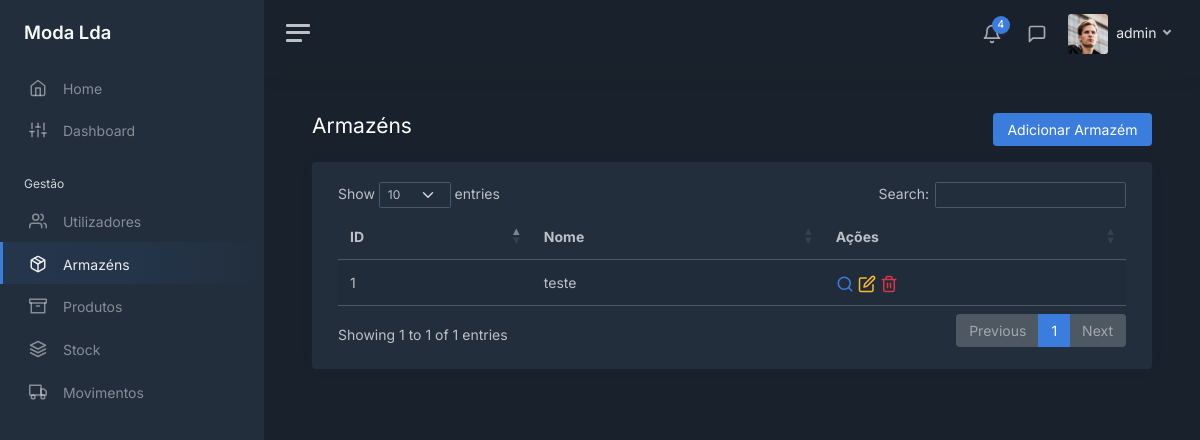
The app's page /warehouses (signed in), older data.
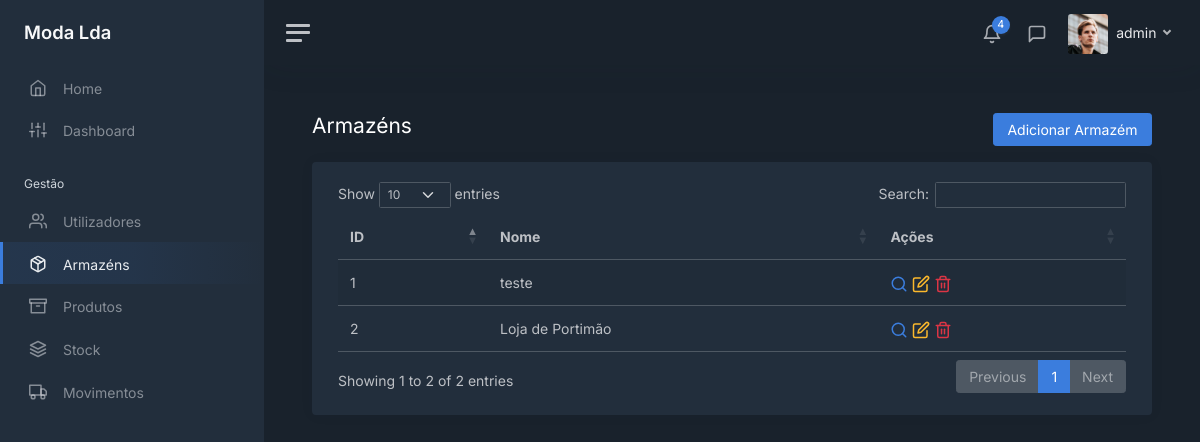
The same page, newer data.
### modules/login/models.py (models this page shows, shortened)
class User(UserMixin, db.Model):
    __tablename__ = 'users'
    __table_args__ = {'extend_existing': True}
    id = db.Column(db.Integer, primary_key=True)
    username = db.Column(db.String(), unique=True)
    password = db.Column(db.String())
    role = db.Column(db.String())
    last_login = db.Column(db.DateTime, server_default=db.func.now())

### modules/main/models.py (models this page shows, shortened)
class Warehouse(db.Model):
    __tablename__ = 'warehouses'
    __table_args__ = {'extend_existing': True}
    id = db.Column(db.Integer, primary_key=True)
    name = db.Column(db.String(), unique=True)
    address = db.Column(db.String())
    phone = db.Column(db.String())

### modules/main/views.py (the view)
@bp.route('/warehouses')
@login_required
def warehouses():
    warehouses_query = Warehouse.query.all()
    return render_template('warehouses/warehouses_table.html', user=current_user, tab="warehouses",
                           all_warehouses=warehouses_query)

### modules/login/models.py (called while the page is built)
@login_manager.user_loader
def load_user(user_id):
    return User.query.get(int(user_id))

### modules/main/templates/warehouses/warehouses_table.html (shortened to what this page needs)
<!DOCTYPE html>
<html lang="en">
<head>
    <link href="/static/css/dashboard.css" rel="stylesheet">
    <link href="https://cdn.datatables.net/1.13.7/css/dataTables.bootstrap5.min.css" rel="stylesheet">
</head>
{% extends 'sidebar.html' %}
{% block content %}
    <div class="row">
        <div class="col float-start">
            <h1 class="h3 mb-3">Armazéns</h1>
        </div>
        <div class="col">
            <div class="mb-3 float-end">
                <a href="/warehouses/add" class="btn btn-primary">Adicionar Armazém</a>
            </div>
        </div>
    </div>
    <div class="card">
        <div class="card-body">
            <div class="container-fluid">
                <table id="users" class="table table-striped">
                    <tbody>
                        {% for warehouse in all_warehouses %}
                            <tr>
                                <td>{{ warehouse.id }}</td>
                                <td>{{ warehouse.name }}</td>
                                <td>
                                    <a class="text-decoration-none" href="/warehouses/{{ warehouse.id }}">
                                        <i class="align-middle" data-feather="search"></i>
                                    </a>
                                    <a class="text-decoration-none" href="/warehouses/edit/{{ warehouse.id }}">
                                        <i class="align-middle text-warning" data-feather="edit"></i>
                                    </a>
                                    <a class="text-decoration-none">
                                        <i class="align-middle text-danger" data-feather="trash-2"></i>
                                    </a>
                                </td>
                            </tr>
                        {% endfor %}
                    </tbody>
                </table>
            </div>
        </div>
    </div>
{% endblock %}

### modules/main/templates/sidebar.html (shortened to what this page needs)
<body data-theme="dark">
<div class="wrapper">
    <nav id="sidebar" class="sidebar js-sidebar">
        <div class="sidebar-content js-simplebar">
            <a class="sidebar-brand" href="/home">
                <span class="align-middle">Moda Lda</span>
            </a>
            <ul class="sidebar-nav">
                <li class="sidebar-item {% if tab == 'home' %}active{% endif %}">
                    <a class="sidebar-link" href="/home">
                        <i class="align-middle" data-feather="home"></i> <span class="align-middle">Home</span>
                    </a>
                </li>
                <li class="sidebar-item {% if tab == 'dashboard' %}active{% endif %}">
                    <a class="sidebar-link" href="/dashboard">
                        <i class="align-middle" data-feather="sliders"></i> <span class="align-middle">Dashboard</span>
                    </a>
                </li>
                <li class="sidebar-header">
                    Gestão
                </li>
                <li class="sidebar-item {% if tab == 'users' %}active{% endif %}">
                    <a class="sidebar-link" href="/users">
                        <i class="align-middle" data-feather="users"></i> <span class="align-middle">Utilizadores</span>
                    </a>
                </li>
                <li class="sidebar-item {% if tab == 'warehouses' %}active{% endif %}">
                    <a class="sidebar-link" href="/warehouses">
                        <i class="align-middle" data-feather="package"></i> <span class="align-middle">Armazéns</span>
                    </a>
                </li>
                <li class="sidebar-item {% if tab == 'products' %}active{% endif %}">
                    <a class="sidebar-link" href="/products">
                        <i class="align-middle" data-feather="archive"></i> <span class="align-middle">Produtos</span>
                    </a>
                </li>
                <li class="sidebar-item {% if tab == 'stock' %}active{% endif %}">
                    <a class="sidebar-link" href="/stock">
                        <i class="align-middle" data-feather="layers"></i> <span class="align-middle">Stock</span>
                    </a>
                </li>
                <li class="sidebar-item {% if tab == 'movimentos' %}active{% endif %}">
                    <a class="sidebar-link" href="">
                        <i class="align-middle" data-feather="truck"></i> <span class="align-middle">Movimentos</span>
                    </a>
                </li>
            </ul>
        </div>
    </nav>
    <div class="main">
        <nav class="navbar navbar-expand navbar-light navbar-bg">
            <a class="sidebar-toggle js-sidebar-toggle">
                <i class="hamburger align-self-center"></i>
            </a>
            <div class="navbar-collapse collapse">
                <ul class="navbar-nav navbar-align">
                    <li class="nav-item dropdown">
                        <a class="nav-icon dropdown-toggle" href="#" id="alertsDropdown" data-bs-toggle="dropdown">
                            <div class="position-relative">
                                <i class="align-middle" data-feather="bell"></i>
                                <span class="indicator">4</span>
                            </div>
                        </a>
                    </li>
                    <li class="nav-item dropdown">
                        <a class="nav-icon dropdown-toggle" href="#" id="messagesDropdown" data-bs-toggle="dropdown">
                            <div class="position-relative">
                                <i class="align-middle" data-feather="message-square"></i>
                            </div>
                        </a>
                    </li>
                    <li class="nav-item dropdown">
                        <a class="nav-link dropdown-toggle d-none d-sm-inline-block" href="#" data-bs-toggle="dropdown">
                            <img src="/static/img/avatars/avatar.jpg" class="avatar img-fluid rounded me-1"
                                 alt="{{ user.username }}"/> <span class="text-dark"> {{ user.username }} </span>
                        </a>
                    </li>
                </ul>
            </div>
        </nav>
        <main class="content">
            <div class="container-fluid p-0">
                {% block content %}
                {% endblock %}
            </div>
        </main>
    </div>
</div>
</body>
</html>

Row changes from the older to the newer data that the page shows:
added Warehouse: id "2", name "Loja de Portimão"
Text that changed along with them:
text written by a page script: "Show entries Search: Showing 1 to 1 of 1 entries Previous 1 Next" → "Show entries Search: Showing 1 to 2 of 2 entries Previous 1 Next"
